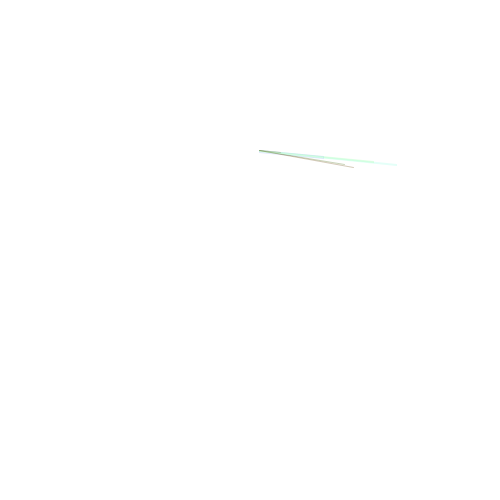
Frame 1 (no input)
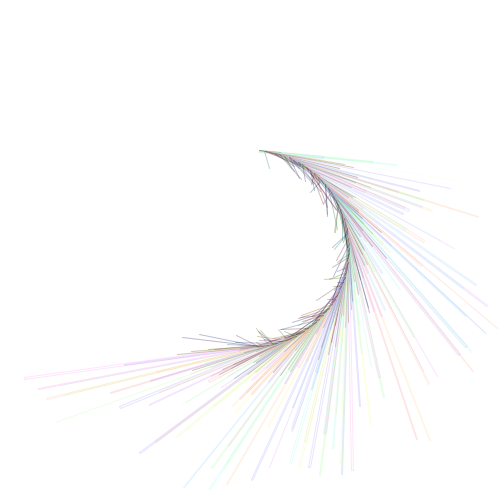
Frame 60 (the mouse pressed at the canvas centre just before this capture)
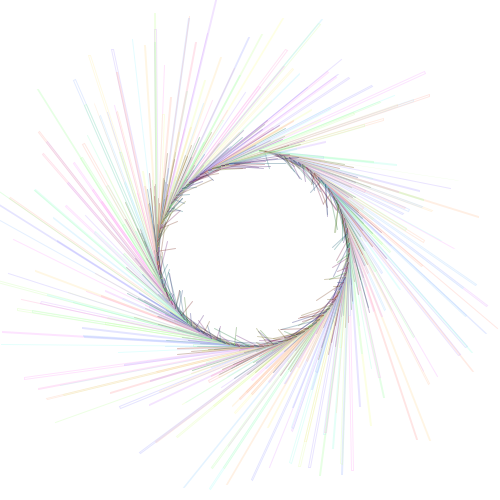
Frame 120 (the mouse held since frame 60 and released just before this capture)

The Processing sketch that drew these frames (run headless with seeded random() and noise(); from frame 60 on, the mouse is pressed at the canvas centre):

// Processing sketch: processing_146507
// ── processing_146507.pde

/* OpenProcessing Tweak of *@*http://www.openprocessing.org/sketch/145897*@* */
/* !do not delete the line above, required for linking your tweak if you upload again */
void setup()
{
background(255);
size(500,500);
smooth();
frameRate(25);
colorMode(HSB);
}
void draw()
{
translate(width/2, height/2);
for (int i=0; i<360; i+=170)
{
pushMatrix();
rotate(millis()/800.0);
translate(0,-cos(-millis()/10000.0)*100);
noFill();
stroke(random(255), 100, 255, 70);
rect(0,0,random(250),random(2));
stroke(random(255), 255, 100, 70);
line(0,0,random(100),random(20));
popMatrix();
}
}
